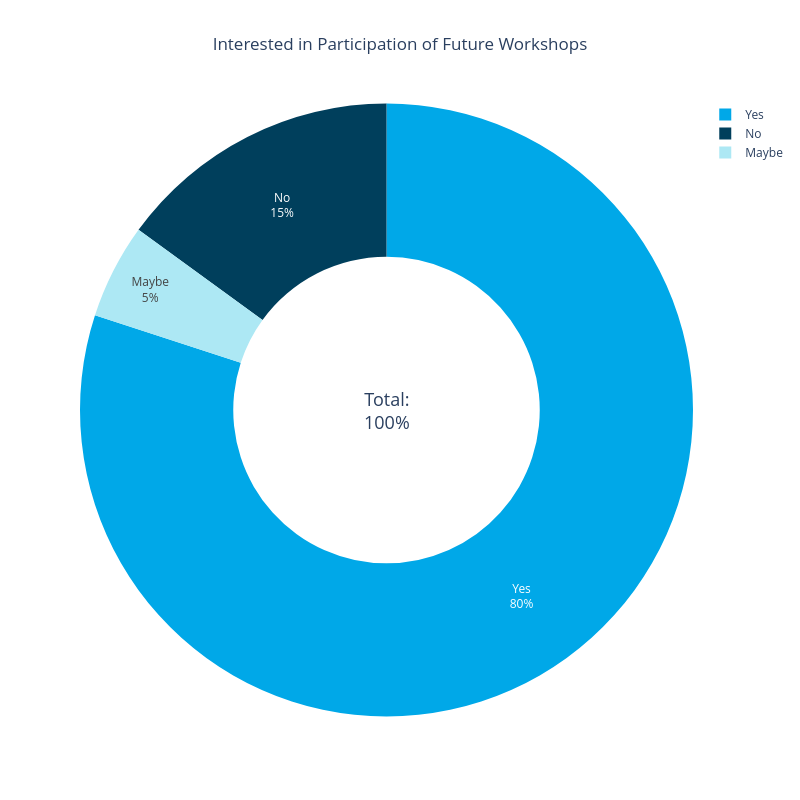

Notebook code for this chart:
### Code cell
import plotly.graph_objects as go

# Data for the chart
labels = ['Yes', 'No', 'Maybe']
values = [80, 15, 5]
colors = ['#00A8E8', '#003F5C', '#ADE8F4']

# Create the donut chart with enhanced labels and a total in the center
fig = go.Figure(data=[go.Pie(
    labels=labels,
    values=values,
    hole=0.5,  # Makes it a donut chart with a larger hole
    marker=dict(colors=colors),
    textinfo='label+percent',  # Adds both label and percentage in the slice
    insidetextorientation='horizontal'  # Ensures text stays inside the slices
)])

# Add a text annotation in the center for "Total: 100%"
fig.add_annotation(
    text="Total:<br>100%",
    showarrow=False,
    font=dict(size=18),  # Larger font size for clarity
    x=0.5,
    y=0.5,
    xref="paper",
    yref="paper"
)

# Update layout for a larger chart and centered title
fig.update_layout(
    title_text='Interested in Participation of Future Workshops',
    title_x=0.5,  # Center align the title
    width=800,    # Increased width for a larger chart
    height=800    # Increased height for better visibility
)

# Display the chart
fig.show()

# Save the chart as an HTML file
fig.write_html("Intreseted in Participation of Future Workshops.html")

### Figure 1 — Plotly figure (JSON) as saved in the notebook; plotly's stock layout.template omitted (floating-point values rounded to 4 significant figures)
{"data": [{"hole": 0.5, "insidetextorientation": "horizontal", "labels": ["Yes", "No", "Maybe"], "marker": {"colors": ["#00A8E8", "#003F5C", "#ADE8F4"]}, "textinfo": "label+percent", "type": "pie", "values": [80, 15, 5]}], "layout": {"annotations": [{"font": {"size": 18}, "showarrow": false, "text": "Total:<br>100%", "x": 0.5, "xref": "paper", "y": 0.5, "yref": "paper"}], "height": 800, "title": {"text": "Interested in Participation of Future Workshops", "x": 0.5}, "width": 800}}
